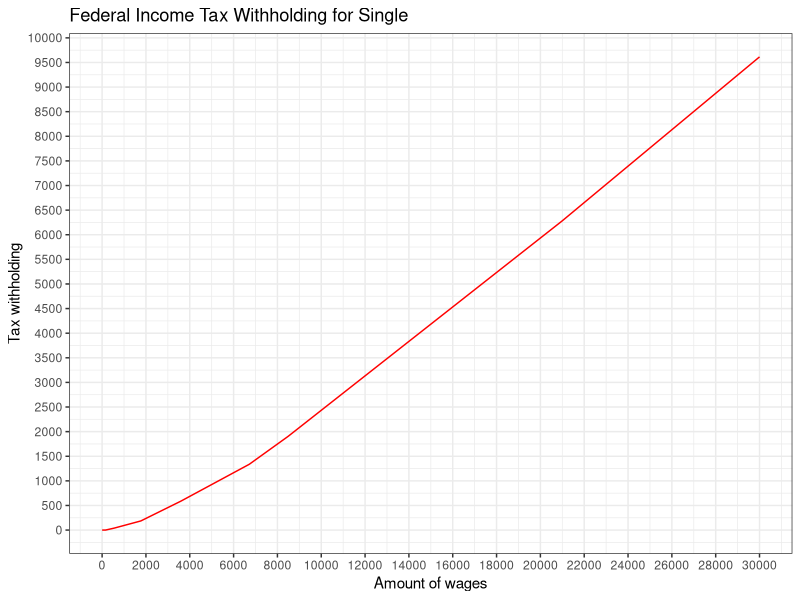

The R script that drew this image:
#' ---
#' title: "2018 Payroll Tax"
#' author: "Yohan"
#' output:
#'   html_document:
#'     toc: true
#'     keep_md: true
#' ---

#' > This graph is [based on 2018 Payroll Tax Information](https://isc.uw.edu/wp-content/uploads/2018/01/Payroll-Tax-Information-2018.pdf). The amount of wages is the wages after subtracting withholding allowances, which is calculated **$172.90 x number of allowances claimed**. Furthermore, additional **$2,000** is substracted from the wages based on the tax exemption treaty with Korean government such that the tax treaty allows me to be exempt from federal withholding on the first $2,000 of my wages. However, the treaty is not applicable for the Social Security and Medicare taxes (Federal Insurance Contributions Act).

y = c()
pa = c(154, 551, 1767, 3592, 6717, 8488, 20988)
ba = c(39.7, 185.62, 587.12, 1337.12, 1903.84, 6278.84)
pc = c(0.1, 0.12, 0.22, 0.24, 0.32, 0.35, 0.37)

for(i in 1:30000){
  if(i < pa[1]){
    y[i] = 0
  } else if(i < pa[2]){
    y[i] = (i - pa[1]) * pc[1]
  } else if(i < pa[3]){
    y[i] = (i - pa[2]) * pc[2] + ba[1]
  } else if(i < pa[4]){
    y[i] = (i - pa[3]) * pc[3] + ba[2]
  } else if(i < pa[5]){
    y[i] = (i - pa[4]) * pc[4] + ba[3]
  } else if(i < pa[6]){
    y[i] = (i - pa[5]) * pc[5] + ba[4]
  } else if(i < pa[7]){
    y[i] = (i - pa[6]) * pc[6] + ba[5]
  } else {
    y[i] = (i - pa[7]) * pc[7] + ba[6]
  }
}

library(ggplot2)
y = data.frame(y)
data = cbind(1:30000, y)
colnames(data) = c("Amount of wages", "Tax withholding")

ggplot(data, aes(x = `Amount of wages`, y = `Tax withholding`)) +
  geom_line(color = "red") +
  scale_x_continuous(breaks = round(seq(0, 30000, len = 16))) +
  scale_y_continuous(breaks = round(seq(0, 10000, len = 21))) +
  ggtitle("Federal Income Tax Withholding for Single") + theme_bw()


#' > FICA exemption can be qualified under two rules if a nonresident alien or in a student job class position and enrolled full-time. 
#' 
#' > Residential alien: To be considered to be an resident alien for tax purposes if been present in the US more than 183 days for 3 years as per [substantial presence test]( https://www.irs.gov/individuals/international-taxpayers/substantial-presence-test). But it says for those who temporarily present in the U.S. under an "F," "J," "M," or "Q" visa, who substantially complies with the requirements of the visa, they are considered to be exempt individuals leading to excluding days of presence in the US. In this regard, am I still entitled to be a non-resident alien for tax purposes?
#' 
#' > The 14% federal tax withholding is for stipend payments.